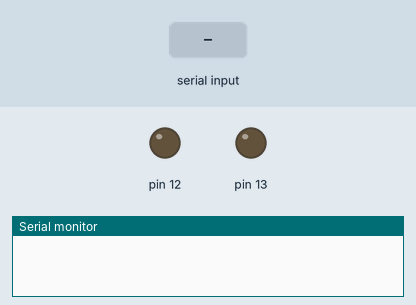
This sketch was run on a simulated Arduino Uno, built with avr-gcc and run on an emulated ATmega328P. Shown: output pins drawn as LEDs (lit = HIGH), the last lines printed to the serial monitor. Inputs (shaded band) come from the test bench.

Above: at 1.2 s.
1.3 s: byte 90 received over Serial
At 2.0 s:
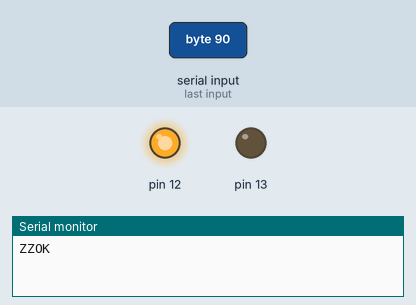
5.8 s: byte 120 received over Serial
At 8.2 s:
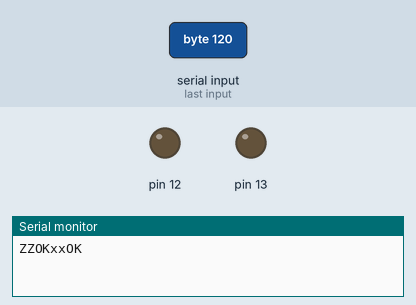
Timing chart, 0 to 9.7 s (numbered marks = the images above; inputs shaded):
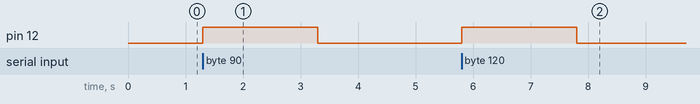

Measured:
- after the input at 1.3 s, pin 12: LOW → HIGH at once, → LOW 2.0 s later
- after the input at 5.8 s, pin 12: LOW → HIGH at once, → LOW 2.0 s later

The sketch:

wsn_motor.ino
```cpp
void setup() {
 Serial.begin(9600);
 pinMode(12,OUTPUT);
 pinMode(13,OUTPUT);
 digitalWrite(12,LOW); // forwards pin
 digitalWrite(13,LOW); //  backward pin
}
int n;
int threshold=53;
void loop() {

  if(Serial.available()>0)
  {
    n=Serial.read();
    Serial.write(n);
    if (n>threshold)
    {
      digitalWrite(12,HIGH);
      Serial.write(n);
      Serial.write("OK");
    }

    delay(2000);

    digitalWrite(12,LOW);

   }


}
```
